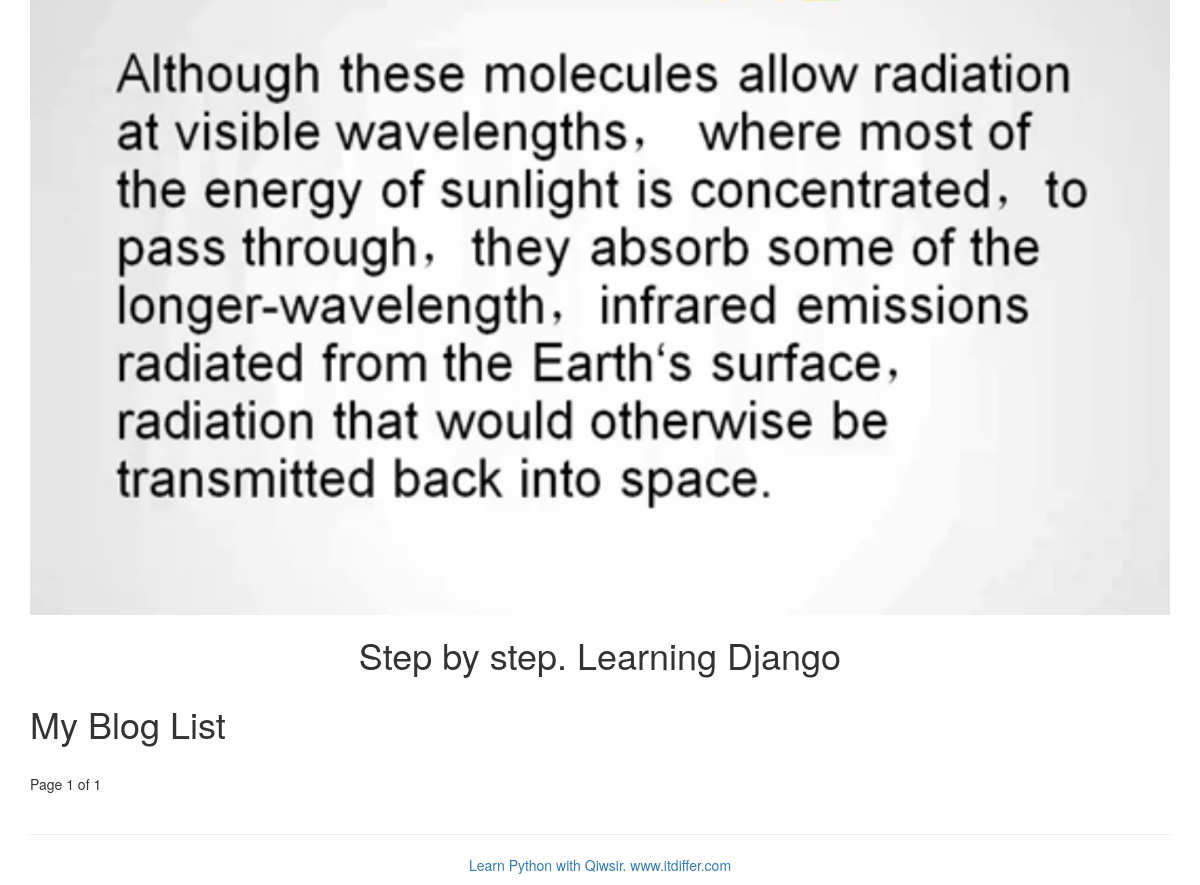
/blog/, run on an earlier commit of the app's database.
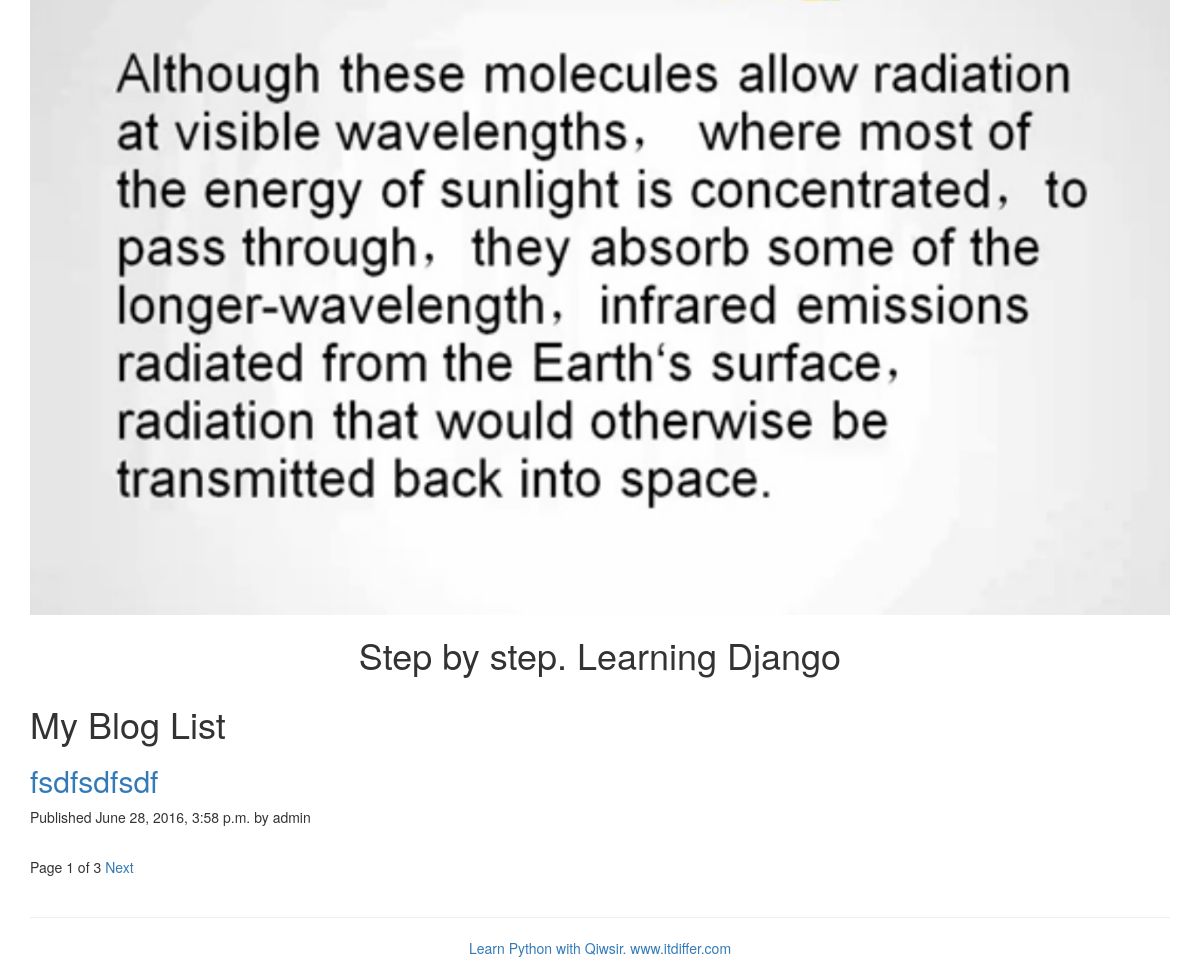
And on a later commit of the database.
### blog/models.py (models this page shows, shortened)
class Post(models.Model):
    STATUS_CHOICE = (("draft", "DRAFT"), ("published", "PUBLISHED"),)
    title = models.CharField(max_length=250)
    slug = models.SlugField(max_length=250, unique_for_date="published")
    author = models.ForeignKey(User, related_name="blog_post")
    body = models.TextField()
    published = models.DateTimeField(default=timezone.now)
    created = models.DateTimeField(auto_now_add=True)
    updated = models.DateTimeField(auto_now=True)
    status = models.CharField(max_length=10, choices=STATUS_CHOICE, default="draft")
    class Meta:
        ordering = ("-published",)
    def get_absolute_url(self):
        return reverse('blog:post_detail',args=[self.published.year, self.published.strftime('%m'), self.published.strftime('%d'),self.slug])

### blog/views.py (the view)
def post_list(request):
    object_list = Post.objects.filter(status="published")
    paginator = Paginator(object_list, 1)
    page = request.GET.get('page')
    try:
        current_page = paginator.page(page)
        posts = current_page.object_list
    except PageNotAnInteger:
        current_page = paginator.page(1)
        posts = current_page.object_list
    except EmptyPage:
        current_page = paginator.page(paginator.num_pages)
        posts = current_page.object_list
    return render(request, 'blog/post/list.html', {'posts': posts, "page": current_page})

### blog/templates/blog/post/list.html (shortened to what this page needs)
{% extends "blog/base.html" %}
{% block content %}
<h1>My Blog List</h1>
  {% for post in posts %}
  <h2><a href="{{ post.get_absolute_url }}">{{ post.title }}</a></h2>
  <p>Published {{ post.published }} by {{ post.author }}</p>
  {% endfor %}
  {% include 'blog/post/pagination.html' %}
{% endblock %}

### blog/templates/blog/base.html (shortened to what this page needs)
{% load staticfiles %}
<!DOCTYPE html>
<html lang="zh-CN">
    <head>
        <link href="{% static 'css/bootstrap.css' %}" rel="stylesheet">
    </head>
    <body>
        {% include 'blog/header.html' %}
        <div class="container">
            {% block content %}
            {% endblock %}
        </div>
            {% include 'blog/footer.html' %}
    </body>
</html>

### blog/templates/blog/header.html
{% load staticfiles %}
<div class="container">
  <img src="{% static 'images/hearder.png' %}" class="img-responsive center-block">
  <h1 class="text-center">Step by step. Learning Django</h1>
</div>

### blog/templates/blog/post/pagination.html (shortened to what this page needs)
<div class="pagination">
  <span class="step-links">
    <span class="current">
      Page {{ page.number }} of {{ page.paginator.num_pages }}
    </span>
    {% if page.has_next %}
    <a href="?page={{ page.next_page_number }}">Next</a>
    {% endif %}
  </span>
</div>

### blog/templates/blog/footer.html
{% load staticfiles %}
<div class="container">
  <hr>
  <p class="text-center"><a href="http://www.itdiffer.com">Learn Python with Qiwsir. www.itdiffer.com</a></p>
</div>

What changed in the data, as far as the page shows it:
now on this page (row edited): Post: title "fsdfsdfsdf", published "June 28, 2016, 3:58 p.m.", author "admin"
Also different on the page:
{{ page.paginator.num_pages }}: "1" → "3"
text now shown: "Next"
